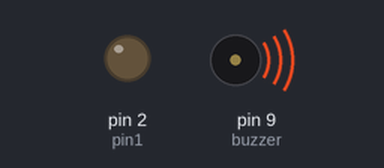
This sketch was run on a simulated Arduino Uno, built with avr-gcc and run on an emulated ATmega328P. Parts: output pins drawn as LEDs (lit = HIGH), buzzer (waves = sounding).

Above: at 0.22 s.
At 29.3 s:
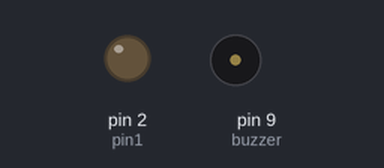
Timing chart, 0 to 40.0 s (numbered marks = the images above):
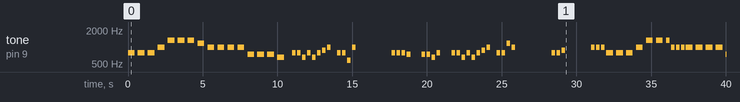

Measured:
- by itself, tone on pin 9 (buzzer): plays 784 Hz for 0.45 s, 784 Hz for 0.45 s, 784 Hz for 0.45 s, 988 Hz for 0.45 s, 1319 Hz for 0.45 s, 1319 Hz for 0.45 s … (69 notes in this stretch)

The sketch:

07_Buzzer_Alan_Walker.ino
```cpp
/*
 *  Nome: Guilherme Fabiano Terra da Silva
 *  Testando Buzzer
 *
 */

#define c3 131      //  white key C3
#define cd3 139      //  black key C3/D3
#define d3 147    //  white key D3
#define de3 156    //  black key D3/E3
#define e3 165    //  white key E3
#define f3 175    //  white key F3
#define fg3 185    //  black key F3/G3
#define g3 196      //  white key G4
#define ga3 208    //  black key G3/A3
#define a3 220      //  white key A3
#define ab3 233      //  black key A3/B3
#define b3 247    //  white key B3
#define c4 262    //  white key C4
#define cd4 277      //  black key C4/D4
#define d4 294    //  white key D4
#define de4 311      //  black key D4/E4
#define e4 330    //  white key E4
#define f4 350    //  white key F4
#define fg4 369      //  black key F4/G4
#define g4 392    //  white key G4
#define ga4 415      //  black key G4/A4
#define a4 440      //  white key A4
#define ab4 466      //  black key A4/B4
#define b4 494    //  white key B4
#define c5 524    //  white key C5
#define cd5 554      //  black key C5/D5
#define d5 588    //  white key D5
#define de5 622      //  black key D5/E5
#define e5 659    //  white key E5
#define f5 698    //  white key F5
#define fg5 739      //  black key F5/G5
#define g5 784    //  white key G5
#define ga5 831    //  black key G5/A5
#define a5 880      //  white key A5
#define ab5 932    //  black key A5/B5
#define b5 988    //  white key B5
#define c6 1047   //  white key C6
#define cd6 1109   //  black key C6/D6
#define d6 1175   //  white key D6
#define de6 1245   //  black key D6/E6
#define e6 1319   //  white key E6
#define f6 1397   //  white key F6
#define fg6 1480     //  black key F6/G6
#define g6 1568   //  white key G6
#define ga6 1661   //  black key G6/A6
#define a6 1760     //  white key A6
#define ab6 1865   //  black key A6/B6
#define b6 1976   //  white key B6


const int notes[]  PROGMEM = {
   g5,g5,g5,b5,e6,e6,e6,d6,b5,b5,b5,b5,fg5,fg5,fg5,e5,
   g5,g5,e5,g5,e5,g5,a5,b5, g5,g5,d5,b5, g5,g5,g5,fg5, fg5,fg5,e5,g5,
   g5,g5,e5,g5,e5,g5,a5,b5, g5,g5,d6,b5, g5,g5,a5, b5,b5,b5,
   g5,g5,g5,b5,e6,e6,e6, b5,b5,b5, b5,b5,b5,b5, fg5,fg5,fg5, b5,b5,b5,g5,
   g5,a5,a5,a5,b5,a5,g5,g5, b5,b5,b5,b5, g5,g5,g5,g5,a5,fg5,fg5,fg5,g5, b5,b5,b5,b5,
   g5,e5,d5, g5,d6,d6,b5, g5,d6,d6,b5, a5, b5,b5,b5,b5,
   g5,g5,e5,c6, d6,b5,d6,b5,d6,b5,d6,b5,a5,c6, e5,c6,b5,

   g5,g5,g5,g5,b5,b5,g6,fg6,e6,e6,e6, e5,c6,b5, b5,b5,b5,b5,d6,c6,b5,g5,fg5,fg5,fg5, e5,c6,b5,
   g5,g5,g5,g5,b5,b5,g6,fg6,e6,e6,e6, e5,c6,d6, b5,b5,b5,b5,d6,c6,b5,g5,fg5,fg5,fg5, e5,c6,b5,

   g5,g5,g5,g5,e5,g5,a5,b5, g5,g5,d5,b5, g5,g5,g5,fg5, fg5,fg5,e5,g5,
   g5,g5,a5,g5,e5,g5,a5,b5, g5,d6,b5, g5,g5,a5, b5,b5,b5,b5, b5,b5,b5,b5,
   g5,d6,d6,b5,g5,d6,b5,g5,d6,d6,a5,g5,g5,b5, g5,d6,d6,a5, g5,d6,d6,a5,
   g5,g5,a5,g5,g5,d6,g5,a5,g5,g5, g5,g5,a5,g5,g5,d6,g5,a5,g5,g5,
   g5,g5,a5,g5,g5,d6,g5,a5,g5,g5, g5,g5,a5,g5,g5,d6,g5,a5,g5,g5, b5,b5,b5,b5,
   g5,e5,d5, g5,d6,d6,b5, g5,d6,d6,b5, a5, b5,b5,b5,b5,
   g5,g5,e5,c6, d6,b5,d6,b5,d6,b5,d6,b5,a5,c6, e5,c6,b5,

   g5,g5,g5,g5,b5,b5,g6,fg6,e6,e6,e6, e5,c6,b5, b5,b5,b5,b5,d6,c6,b5,g5,fg5,fg5,fg5, e5,c6,b5,
   g5,g5,g5,g5,b5,b5,g6,fg6,e6,e6,e6, e5,c6,d6, b5,b5,b5,b5,d6,c6,b5,g5,fg5,fg5,fg5, e5,c6,b5,

   g5,g5,g5,b5,e6,e6,e6,d6,b5,b5,b5,b5,fg5,
};
const int duration[]  PROGMEM = {
   450,450,450,450,450,450,450,450,450,450,450,450,450,450,450,450,
   233,233,233,233,233,233,233,250, 233,233,233,250, 233,233,233,250, 233,233,233,250,
   233,233,233,233,233,233,233,250, 233,233,233,250, 233,233,250, 233,233,233,
   450,450,450,450,450,450,233, 233,233,233, 450,450,450,450, 450,450,233, 233,233,233,250,
   100,100,233,100,100,233,233,250, 233,233,233,250, 100,100,233,100,100,233,233,233,250, 233,233,233,250,
   233,233,250, 233,233,100,250, 233,233,100,250, 250, 233,233,233,250,
   250,100,233,250, 233,233,233,233,233,233,233,233,100,250, 233,450,450,

   233,233,233,233,233,233,233,233,233,233,233, 233,450,450, 233,233,233,233,233,233,233,233,233,233,233, 233,450,450,
   233,233,233,233,233,233,233,233,233,233,233, 233,450,450, 233,233,233,233,233,233,233,233,233,233,233, 233,450,450,

   233,233,233,233,233,233,233,250, 233,233,233,250, 233,233,233,250, 233,233,233,250,
   233,233,233,233,233,233,233,250, 233,250,250, 233,233,250, 233,233,233,250, 233,233,233,250,
   233,233,100,250,233,250,250,233,233,100,250,233,233,250, 223,223,100,250, 223,223,100,250,
   100,233,100,233,100,250,100,100,233,233, 100,233,100,233,100,250,100,100,233,233,
   100,233,100,233,100,250,100,100,233,233, 100,233,100,233,100,250,100,100,233,250, 233,233,233,250,
   233,233,250, 233,233,100,250, 233,233,100,250, 250, 233,233,233,250,
   250,100,233,250, 233,233,233,233,233,233,233,233,100,250, 233,450,450,

   233,233,233,233,233,233,233,233,233,233,233, 233,450,450, 233,233,233,233,233,233,233,233,233,233,233, 233,450,450,
   233,233,233,233,233,233,233,233,233,233,233, 233,450,450, 233,233,233,233,233,233,233,233,233,233,233, 233,450,450,

   450,450,450,450,450,450,450,450,450,450,450,450,450,
};
const int duration1[]  PROGMEM = {
   216,216,216,216,216,216,216,216,216,216,216,216,216,216,216,550,
   100,100,100,100,100,100,100,416, 100,100,100,2416, 100,100,100,749, 100,100,100,749,
   100,100,100,100,100,100,100,435, 100,100,100,2416, 100,100,1749, 100,100,100,
   216,216,216,216,216,216,100, 100,100,100, 216,216,216,216, 216,216,100, 100,100,100,1416,
   66,66,100,66,66,100,100,766, 75,75,75,1450, 66,66,100,60,60,100,100,100,1749, 100,100,100,2083,
   100,100,1083, 100,66,100,1583, 100,66,100,916, 416, 100,100,100,1083,
   250,66,100,2416, 100,100,100,100,100,100,100,100,66,916, 100,216,216,

   100,100,100,100,100,100,100,100,100,100,100, 100,216,216, 100,100,100,100,100,100,100,100,100,100,100, 100,216,216,
   100,100,100,100,100,100,100,100,100,100,100, 100,216,216, 100,100,100,100,100,100,100,100,100,100,100, 100,216,550,

   100,100,100,100,100,100,100,416, 100,100,100,2416, 100,100,100,749, 100,100,100,749,
   100,100,100,100,100,100,100,749, 100,250,2250, 100,100,1749, 100,100,100,4083, 100,100,100,4083,
   100,100,66,250,100,250,250,100,100,66,250,100,100,417, 100,100,66,1583, 100,100,66,2583,
   66,100,66,100,66,250,66,66,100,100, 66,100,66,100,66,250,66,66,100,100,
   66,100,66,100,66,250,66,66,100,100, 66,100,66,100,66,250,66,66,100,416, 100,100,100,2083,
   100,100,1083, 100,66,100,1583, 100,66,100,916, 416, 100,100,100,1083,
   250,66,100,2416, 100,100,100,100,100,100,100,100,66,916, 100,216,216,

   100,100,100,100,100,100,100,100,100,100,100, 100,216,216, 100,100,100,100,100,100,100,100,100,100,100, 100,216,216,
   100,100,100,100,100,100,100,100,100,100,100, 100,216,216, 100,100,100,100,100,100,100,100,100,100,100, 100,216,216,

   216,216,216,216,216,216,216,216,216,216,216,216,1000,
};
int buzzer = 9, i, j=1, f=0;
int pin1 = 2;
int s = sizeof(notes)/sizeof(int);
int s1 =sizeof(duration)/sizeof(int);
int s2 =sizeof(duration1)/sizeof(int);

void setup(){
  Serial.begin(9600);
  pinMode(buzzer, OUTPUT);
  pinMode(pin1, OUTPUT);
  f = 1;
}
void loop(){
  if(f==1){
    digitalWrite(pin1, 1);
    delay(1);
    digitalWrite(pin1, 0);
    f = 0;
  }
  while(j<=1){
   for(i=0;i<s;i++){
//   for(i=0;i<sizeof(notes)/sizeof(int);i++){
//   Serial.println(pgm_read_word(&notes[i]));
    tone(buzzer, pgm_read_word(&notes[i]));
    delay(pgm_read_word(&duration[i]));
    noTone(buzzer);
    delay(pgm_read_word(&duration1[i]));
   }j++;   // Serial.print(s);Serial.print("   ");Serial.print(s1);Serial.print("   ");Serial.println(s2);

  }

}
```
